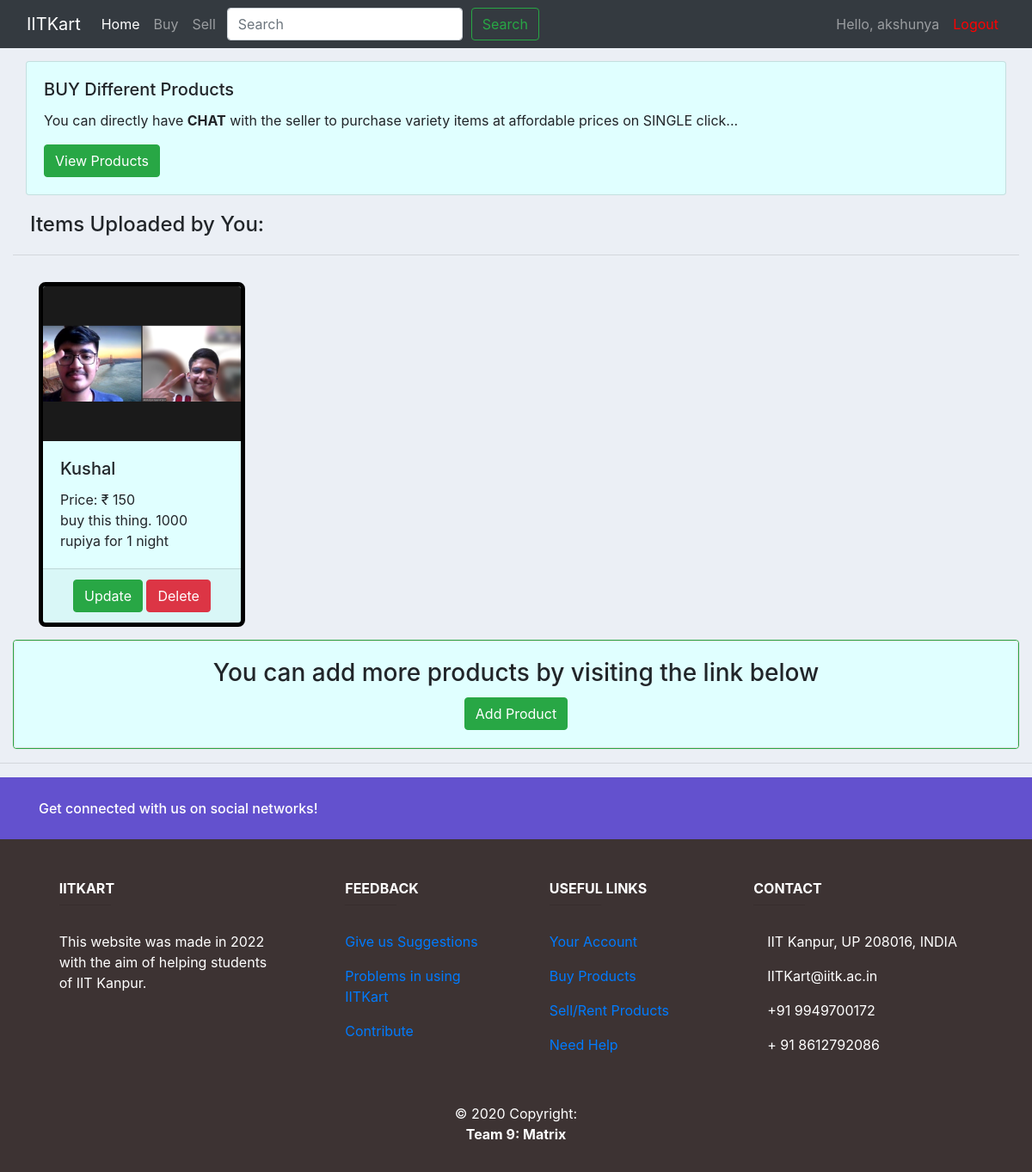
Screenshot of / (signed in) with the database file from the repository.
### accounts/models.py (models this page shows)
class Sell(models.Model):
    name = models.CharField(max_length=40,null=True)
    description = models.TextField(max_length=200,null=True)
    photo = models.ImageField(null=True,blank=True,upload_to="images/")
    price = models.IntegerField()
    seller = models.ForeignKey(User,null=True,on_delete=models.SET_NULL)
    def __str__(self):
        return self.name

### accounts/views.py (the view)
# urls.py: path('', views.home, name="home"),
@login_required(login_url='accounts:login')
def home(request):
    products = Sell.objects.filter(seller=request.user)
    print(products)
    n = len(products)
    print(n)
    nSlides= n
    parameters={'no_of_slides':nSlides, 'range':range(1,nSlides), 'products': products}
    return render(request, 'accounts/dashboard.html', parameters)

### accounts/templates/accounts/dashboard.html (shortened to what this page needs)
{%  extends 'accounts/main.html' %}
{% block content %}
{% load static %}
<div class="card" style="margin:15px; background-color:#E0FFFF;">
  <div class="card-body">
    <h5 class="card-title">BUY Different Products</h5>
    <p class="card-text">You can directly have <b>CHAT</b> with the seller to purchase variety items at affordable prices on SINGLE click...</p>
    <a href="{% url 'accounts:buy' %}" class="btn btn-success">View Products</a>
  </div>
</div>
{% if products %}
<h4 style="margin:20px">Items Uploaded by You: </h4>
<hr>
<div class="container">
    <div class="row">
{% for item in products %}
            <div class="card" style="width: 15rem; margin: 15px 15px; border: 5px solid black; border-radius: 8px;background-color:#E0FFFF;">
                <img class="card-img-top" src="{{item.photo.url}}" alt="Card image cap"
                style="width: 100%; height: 15vw; object-fit: cover;">
                <div class="card-body">
                  <h5 class="card-title">{{item.name}}</h5>
                  <p class="card-text"> Price: &#8377; {{item.price}} <br> {{item.description}}</p>
                </div>
                <div class="card-footer">
                  <div class="btn-wrapper text-center">
                    <a class="btn btn-success" href="/update/{{item.id}}">Update</a>
                    <a class="btn btn-danger" href="/delete/{{item.id}}">Delete</a>
                  </div>
                </div>
              </div>
{% endfor %}
            </div>
        </div>
        <div class="card border-success mb-3">
          <div class="card text-center">
            <div class="card-body" style="background-color:#E0FFFF;" >
              <h3 class="card-title">You can add more products by visiting the link below</h3>
              <a href="{% url 'accounts:sell' %}" class="btn btn-success">Add Product</a>
            </div>
          </div>
        </div>
{% endif %}
 {% endblock %}

### accounts/templates/accounts/navbar.html (shortened to what this page needs)
{% load static %}
<nav class="navbar navbar-expand-lg navbar-dark bg-dark">
  <div class="container-fluid">
    <a class="navbar-brand" href="#">IITKart</a>
    <div class="collapse navbar-collapse" id="navbarSupportedContent">
      <ul class="navbar-nav me-auto mb-2 mb-lg-0">
        <li class="nav-item">
          <a class="nav-link active" aria-current="page" href="{% url 'accounts:home' %}">Home</a>
        </li>
        <li class="nav-item">
          <a class="nav-link" href="{% url 'accounts:buy' %}">Buy</a>
        </li>
        <li class="nav-item">
          <a class="nav-link" href="{% url 'accounts:sell' %}">Sell</a>
        </li>
      </ul>
        <form class="d-flex" action='/search'>
          <input name='search' class="form-control me-2" type="search" placeholder="Search" aria-label="Search" style="margin: 0px 5px">
          <button class="btn btn-outline-success" type="submit" style="margin: 0px 5px">Search</button>
        </form>
      <ul class="navbar-nav ml-auto">
        <li class="nav-item">
          <a class="nav-link">Hello, {{request.user}}</a>
        </li>
        <li class="nav-item">
          <a class="nav-link" href="{% url 'accounts:logout' %}" style="color: red">Logout</a>
        </li>
      </ul>
    </div>
  </div>
</nav>

### static/css/main.css (style rules this page uses)
body { background-color: #ebeff5; }

### rows the page displays
Sell: photo (picture), name "Kushal", price "150", description "buy this thing. 1000 rupiya for 1 night"

### other values shown
{{ request.user }} "akshunya"
